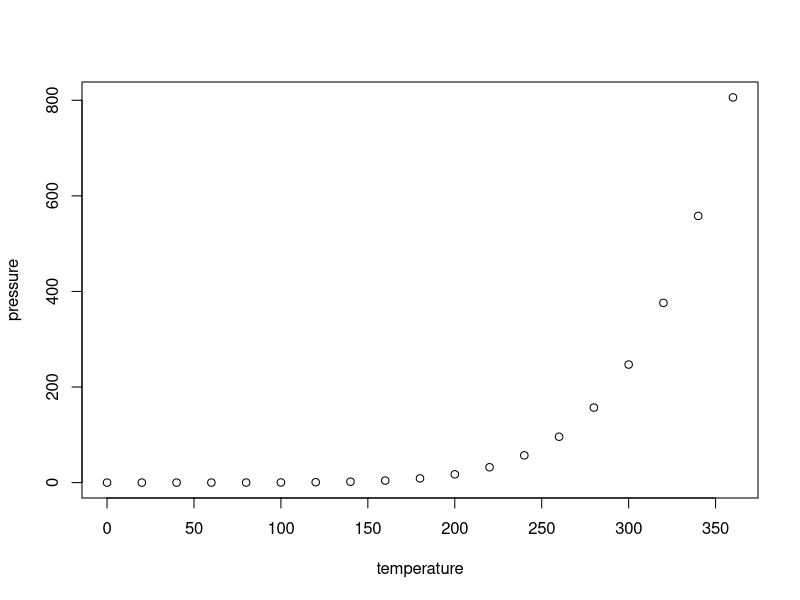
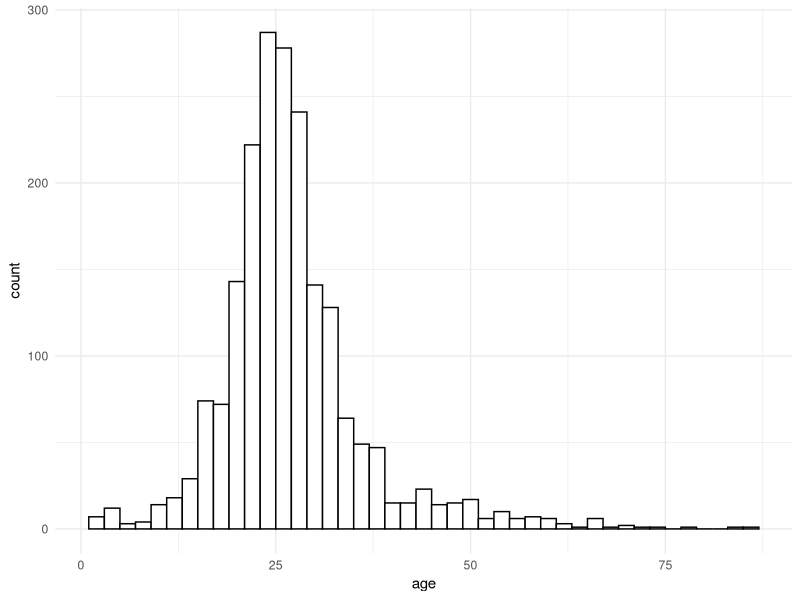
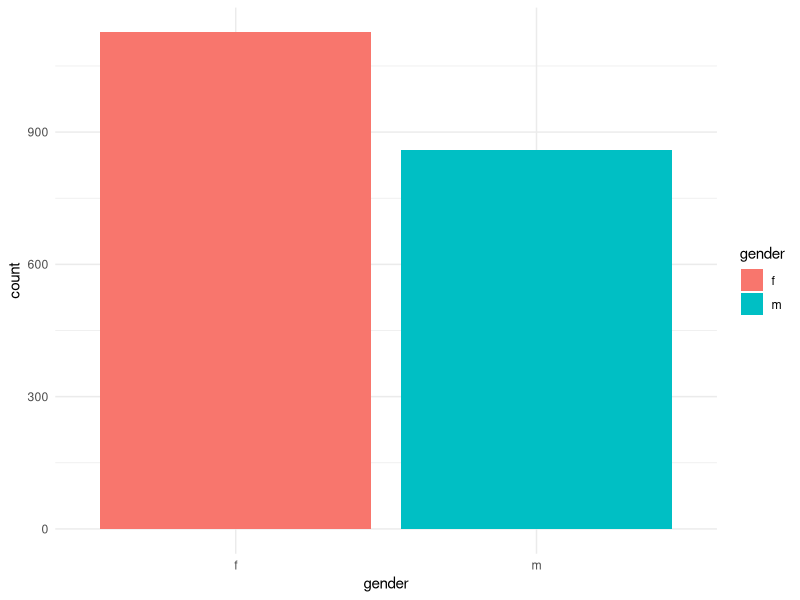
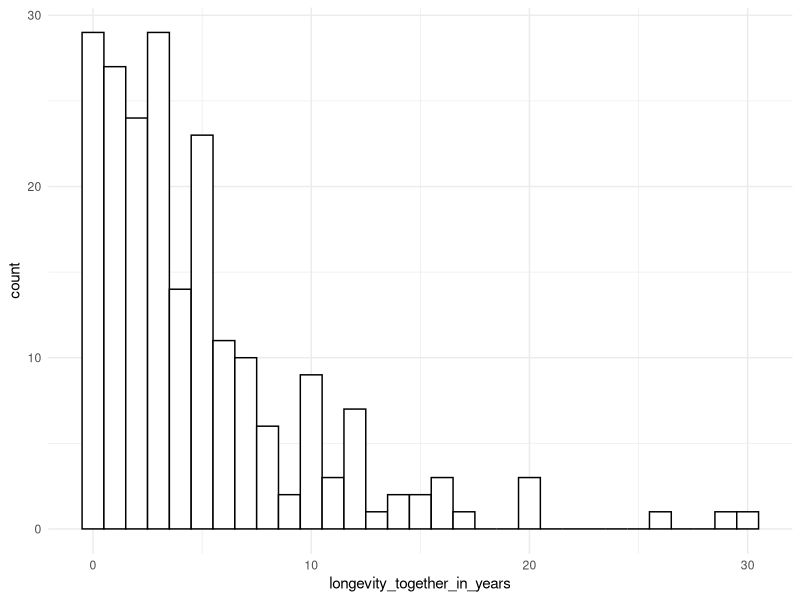
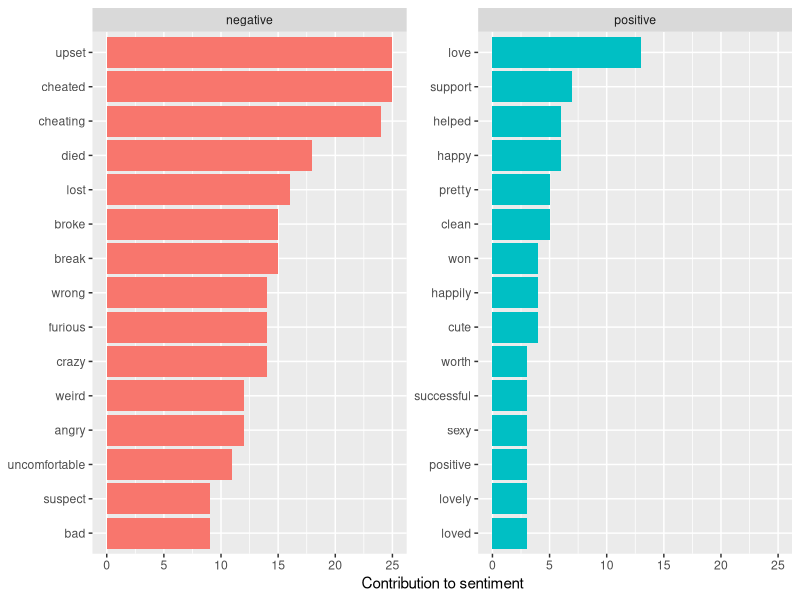
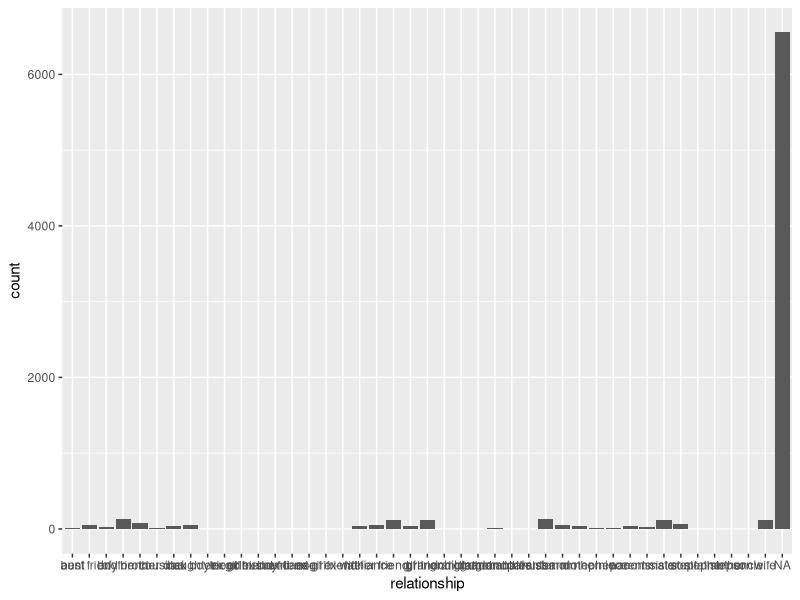
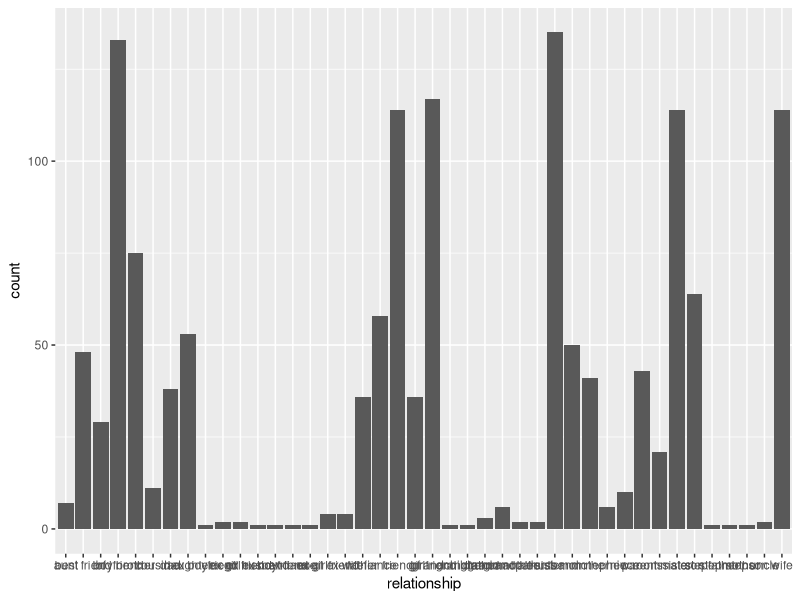

These charts were generated, in order, by the following R code:
## ---- chunk 1
knitr::opts_chunk$set(echo = TRUE)
## ---- chunk 2
summary(cars)
## ---- chunk 3
plot(pressure)
## ---- chunk 4
options(repos="https://cran.rstudio.com")

#install.packages("dplyr")
library(dplyr)

#install.packages("stringr")
library(stringr)

#install.packages("ggplot2")
library(ggplot2)

#install.packages("reshape2")
library(reshape2)

#install.packages("tidytext")
library(tidytext)

#install.packages("tidyr")
library(tidyr)
## ---- chunk 5
rel = read.csv("out.csv", header = TRUE, sep = ",", stringsAsFactors = FALSE)
head(rel)
## ---- chunk 6
text = rel$Title
text_df = data_frame(line = 1:length(text), text = text)
text_lower = tolower(text_df$text)
## ---- chunk 7
age_gender_pattern_v1 = "(\\(|\\[){1}[[:digit:]]{1,3} */* *(m|f)+(\\)|\\]){1}"

age_gender_all_v1 = str_extract_all(text_lower, age_gender_pattern_v1, simplify = TRUE)

head(age_gender_all_v1)
## ---- chunk 8
age_gender_all_v1_not_blank = which(age_gender_all_v1[,1] != "")

age_gender_all_v1_blank = which(age_gender_all_v1[,1] == "")

## ---- chunk 9
age_gender_pattern_v2 = "(\\(|\\[){1}(m|f)+ */* *[[:digit:]]{1,3}(\\)|\\]){1}"

age_gender_all_v2 = str_extract_all(text_lower, age_gender_pattern_v2, simplify = TRUE)

age_gender_all_v2_not_blank = which(age_gender_all_v2[,1] != "")

age_gender_all_v2_blank = which(age_gender_all_v2[,1] == "")

## ---- chunk 10
all_indices = 1:length(text_lower)

still_missing = all_indices[!((all_indices %in% age_gender_all_v1_not_blank) | (all_indices %in% age_gender_all_v2_not_blank))]

text_lower[still_missing]
## ---- chunk 11
age_gender_all_v1_melt = setNames(melt(age_gender_all_v1), c("row", "col", "value"))
head(age_gender_all_v1_melt)
## ---- chunk 12
age_gender_all_v2_melt = setNames(melt(age_gender_all_v2), c("row", "col", "value"))
head(age_gender_all_v2_melt)
## ---- chunk 13
age_gender_all_combined_df = rbind(age_gender_all_v1_melt, age_gender_all_v2_melt)
age_gender_all_combined_df$value = as.character(age_gender_all_combined_df$value)
head(age_gender_all_combined_df)
## ---- chunk 14
age_gender_all_combined_df = age_gender_all_combined_df[which(age_gender_all_combined_df[,3] != ""),]
head(age_gender_all_combined_df)
## ---- chunk 15
age = str_extract_all(age_gender_all_combined_df[,3], "[[:digit:]]{1,2}", simplify = TRUE)
age = as.numeric(age)
gender = str_extract_all(age_gender_all_combined_df[,3], "(m|f){1}", simplify = TRUE) 
## ---- chunk 16
age_gender_all_combined_df = cbind(age_gender_all_combined_df, age, gender)
head(age_gender_all_combined_df)
## ---- chunk 17
# Draw with black outline, white fill
pl = ggplot(age_gender_all_combined_df, aes(x=age))
pl + geom_histogram(binwidth=2, colour="black", fill="white") + theme_minimal()
## ---- chunk 18
# Draw with black outline, white fill
pl = ggplot(age_gender_all_combined_df, aes(x=gender, fill=gender))
pl + geom_bar() + theme_minimal()
## ---- chunk 19
longevity_pattern_v1 = "[[:digit:]]{1,2} *(months|mo|year|years|yr|yrs){1}"
longevity_v1 = str_extract_all(text_lower, longevity_pattern_v1, simplify = TRUE)
head(longevity_v1)
## ---- chunk 20
longevity_v1_not_blank = which(longevity_v1[,1] != "")
longevity_together = longevity_v1[longevity_v1_not_blank,1]
head(longevity_together)
## ---- chunk 21
num = str_extract_all(longevity_together, "[[:digit:]]{1,2}", simplify = TRUE)
mo_yr = str_extract_all(longevity_together, "(months|mo|year|years|yr|yrs){1}", simplify = TRUE) 
## ---- chunk 22
longevity_together_df = data.frame(post_num = longevity_v1_not_blank, longevity_together, num, mo_yr)
longevity_together_df$num = as.numeric(as.character(longevity_together_df$num))
head(longevity_together_df)
## ---- chunk 23
longevity_together_in_years = sapply(1:dim(longevity_together_df)[1], function(i) {
  if (longevity_together_df$mo_yr[i] %in% c("months","mo")) {
    return(longevity_together_df$num[i] / 12)
  } else {
    return(longevity_together_df$num[i])
  }
})

longevity_together_in_years = round(longevity_together_in_years,2)
longevity_together_df = cbind(longevity_together_df, longevity_together_in_years)
head(longevity_together_df)
## ---- chunk 24
# Draw with black outline, white fill
pl = ggplot(longevity_together_df, aes(x=longevity_together_in_years))
pl + geom_histogram(binwidth=1, colour="black", fill="white") + theme_minimal()
## ---- chunk 25
tidy_text = text_df %>%
  unnest_tokens(word, text)
## ---- chunk 26
data(stop_words)

tidy_text = tidy_text %>%
  anti_join(stop_words)
## ---- chunk 27
most_common_words = tidy_text %>%
  count(word, sort = TRUE) 

head(most_common_words, 20)
## ---- chunk 28
most_common_words_v2 = filter(most_common_words, !str_detect(word, "[[:digit:]]+"))

head(most_common_words_v2, 50)
## ---- chunk 29
post_sentiment = tidy_text %>%
  inner_join(get_sentiments("bing")) %>%
  count(line, sentiment) %>%
  spread(sentiment, n, fill = 0) %>%
  mutate(sentiment = positive - negative)

head(post_sentiment, 10)
## ---- chunk 30
bing_word_counts = tidy_text %>%
  inner_join(get_sentiments("bing")) %>%
  count(word, sentiment, sort = TRUE) %>%
  ungroup()

head(bing_word_counts)
## ---- chunk 31
bing_word_counts %>%
  group_by(sentiment) %>%
  top_n(15) %>%
  ungroup() %>%
  mutate(word = reorder(word, n)) %>%
  ggplot(aes(word, n, fill = sentiment)) +
  geom_col(show.legend = FALSE) +
  facet_wrap(~sentiment, scales = "free_y") +
  labs(y = "Contribution to sentiment",
       x = NULL) +
  coord_flip()
## ---- chunk 32
immediate_family_words = c("father", "dad", "mother", "mom", "son", "daughter", "brother", "sister", "parents")
marriage_dating_words = c("boyfriend", "bf", "girlfriend", "gf", "fiance", "fiancee", "husband", "wife")
ex_marriage_dating_words_v1 = paste("ex-", marriage_dating_words, sep="")
ex_marriage_dating_words_v2 = paste("ex ", marriage_dating_words, sep="")
relatives_words = c("grandparents", "grandfather", "grandpa", "grandmother", "grandma", "grandchildren", "grandson", "granddaughter", "great grandfather", "grand grandpa", "great grandmother", "great grandma")
extended_family_words = c("uncle", "aunt", "cousin", "nephew", "niece")
in_laws_words = c("father-in-law", "mother-in-law", "son-in-law", "daughter-in-law", "brother-in-law", "sister-in-law")
family_mix_words = c("stepfather", "stepdad", "stepmother", "stepmom", "stepson", "stepdaughter", "stepsister", "stepbrother", "half-brother", "half-sister")
friend_other_words = c("friend", "best friend", "roommate")

relationship_words = c(immediate_family_words, marriage_dating_words, ex_marriage_dating_words_v1, ex_marriage_dating_words_v2, relatives_words, extended_family_words, in_laws_words, family_mix_words, friend_other_words)
## ---- chunk 33
rel_words_test = paste(paste(relationship_words, collapse="|"), "{1}", sep="")

rel_v1 = str_extract_all(text_lower, rel_words_test, simplify = TRUE)

rel_v1_not_blank = which(rel_v1[,1] != "")

# text_lower[rel_v1_not_blank]

rel_v1_melt = melt(rel_v1)

colnames(rel_v1_melt) = c("post_number", "person_number", "relationship")

is.na(rel_v1_melt$relationship) = rel_v1_melt$relationship==''

top_rel_words = count(rel_v1_melt, relationship, sort = TRUE)

top_rel_words
## ---- chunk 34
# Bar graph of counts
ggplot(data=rel_v1_melt, aes(x=relationship)) +
  geom_bar(stat="count")

# Bar graph of counts
ggplot(data=rel_v1_melt[!is.na(rel_v1_melt$relationship),], aes(x=relationship)) +
  geom_bar(stat="count")
